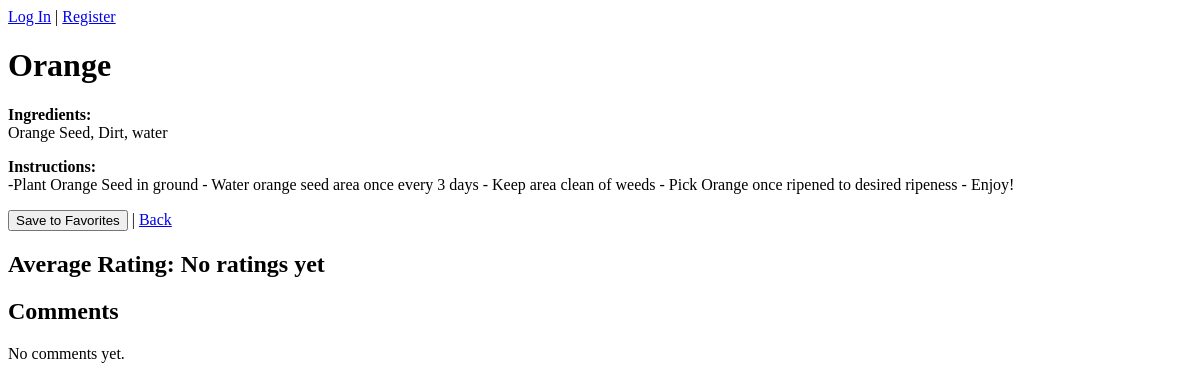
The app's page /recipe/1, older data.
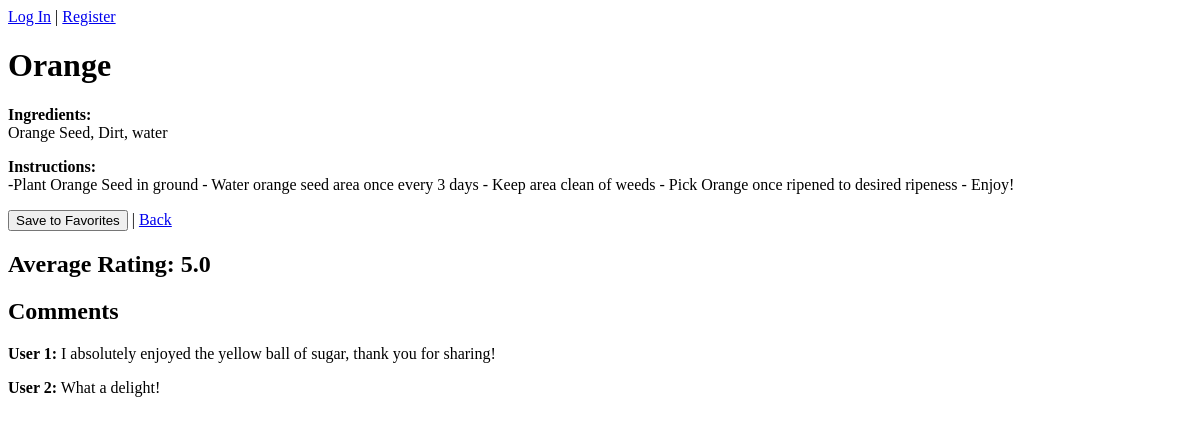
The same page, newer data.
### app.py (models this page shows)
class Recipe(db.Model):
    id = db.Column(db.Integer, primary_key=True)
    title = db.Column(db.String(100), nullable=False)
    ingredients = db.Column(db.Text, nullable=False)
    instructions = db.Column(db.Text, nullable=False)
    user_id = db.Column(db.Integer, db.ForeignKey('user.id'), nullable=False)
    tags = db.relationship('Tag', secondary=recipe_tags, backref=db.backref('recipes', lazy='dynamic'), lazy='dynamic')

class Comment(db.Model):
    id = db.Column(db.Integer, primary_key=True)
    text = db.Column(db.Text, nullable=False)
    user_id = db.Column(db.Integer, db.ForeignKey('user.id'), nullable=False)
    recipe_id = db.Column(db.Integer, db.ForeignKey('recipe.id'), nullable=False)

### app.py (the view, shortened to what this page needs)
@app.route('/recipe/<int:id>', methods=['GET', 'POST'])
def view_recipe(id):
    from forms import RatingForm, CommentForm
    recipe = Recipe.query.get_or_404(id)
    rating_form = RatingForm()
    comment_form = CommentForm()
    if comment_form.validate_on_submit() and 'text' in request.form and current_user.is_authenticated:
        db.session.add(Comment(text=comment_form.text.data, user_id=current_user.id, recipe_id=id))
        db.session.commit()
        flash("Comment added.")
        return redirect(url_for('view_recipe', id=id))
    ratings = Rating.query.filter_by(recipe_id=id).all()
    avg_rating = round(sum(r.value for r in ratings) / len(ratings), 1) if ratings else "No ratings yet"
    comments = Comment.query.filter_by(recipe_id=id).all()
    return render_template('view.html', recipe=recipe, rating_form=rating_form,
                           comment_form=comment_form, avg_rating=avg_rating, comments=comments)

### templates/view.html (shortened to what this page needs)
{% extends 'base.html' %}
{% block content %}
  <h1>{{ recipe.title }}</h1>
  <p><strong>Ingredients:</strong><br>{{ recipe.ingredients }}</p>
  <p><strong>Instructions:</strong><br>{{ recipe.instructions }}</p>
  <p>
    <form action="{{ url_for('favorite', id=recipe.id) }}" method="post" style="display:inline">
      <button type="submit">Save to Favorites</button>
    </form> |
    <a href="{{ url_for('index') }}">Back</a>
  </p>
  <h2>Average Rating: {{ avg_rating }}</h2>
  <h2>Comments</h2>
  {% for comment in comments %}
    <p><strong>User {{ comment.user_id }}:</strong> {{ comment.text }}</p>
  {% else %}
    <p>No comments yet.</p>
  {% endfor %}
{% endblock %}

### templates/base.html (shortened to what this page needs)
<!DOCTYPE html>
<html lang="en">
<head>
</head>
<body>
  <nav style="margin-bottom: 1em;">
    {% if current_user.is_authenticated %}
      <a href="{{ url_for('index') }}">Home</a> |
      <a href="{{ url_for('create_recipe') }}">New Recipe</a> |
      <a href="{{ url_for('search_recipes') }}">Search Recipes</a> |
      <a href="{{ url_for('profile') }}">View Profile</a> |
      <a href="{{ url_for('edit_profile') }}">Edit Profile</a> |
      <a href="{{ url_for('logout') }}">Log Out</a>
    {% else %}
      <a href="{{ url_for('login') }}">Log In</a> |
      <a href="{{ url_for('register') }}">Register</a>
    {% endif %}
  </nav>
  <div class="container">
    {% block content %}{% endblock %}
  </div>
</body>
</html>

Row changes from the older to the newer data that the page shows:
added Comment: user_id "1", text "I absolutely enjoyed the yellow ball of sugar, thank you for sharing!"
added Comment: user_id "2", text "What a delight!"
Text that changed along with them:
{{ avg_rating }}: "No ratings yet" → "5.0"
text no longer shown: "No comments yet."
